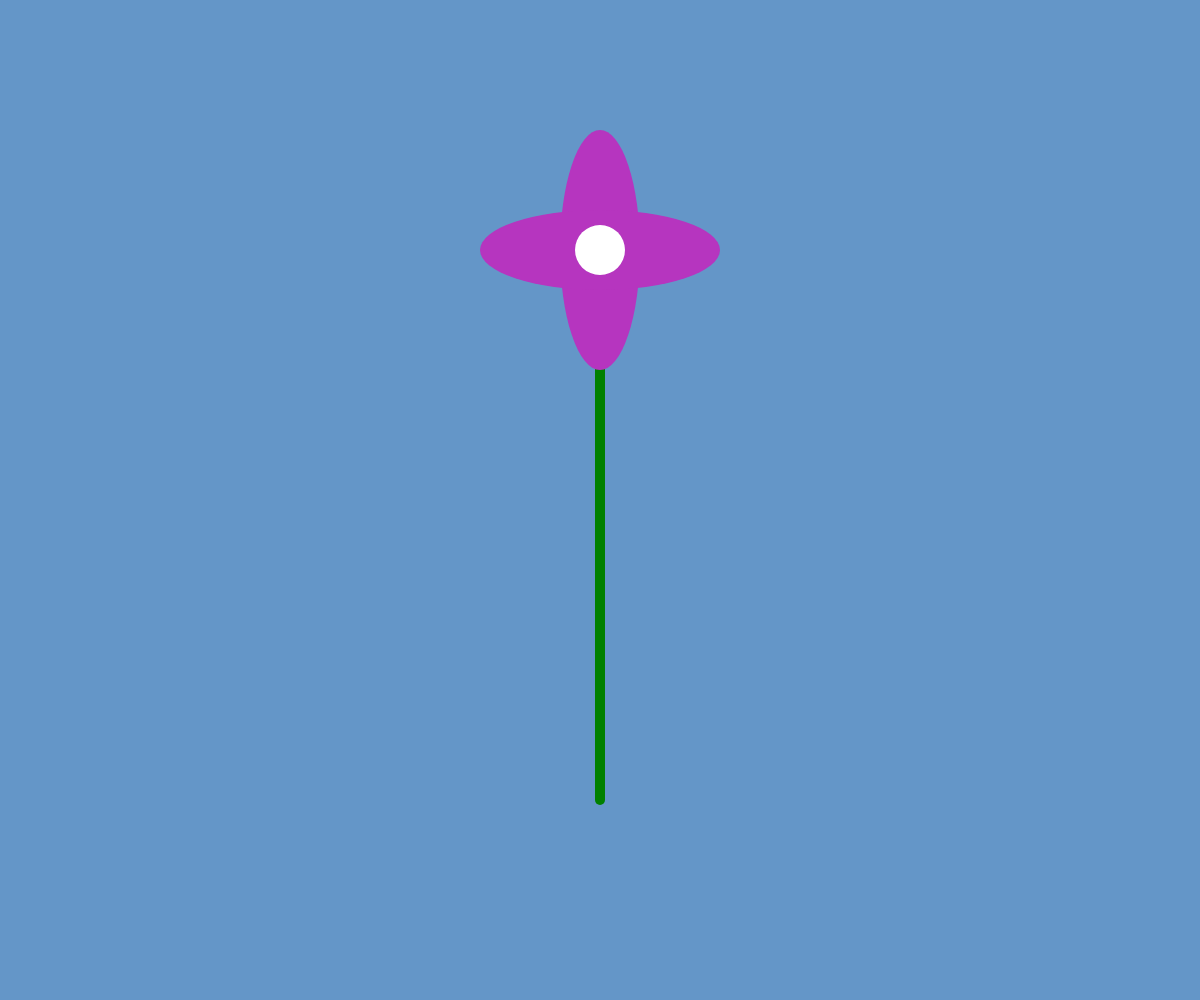
Frame 1 (no input)
Frame 60 (no input): identical to frame 1, image omitted
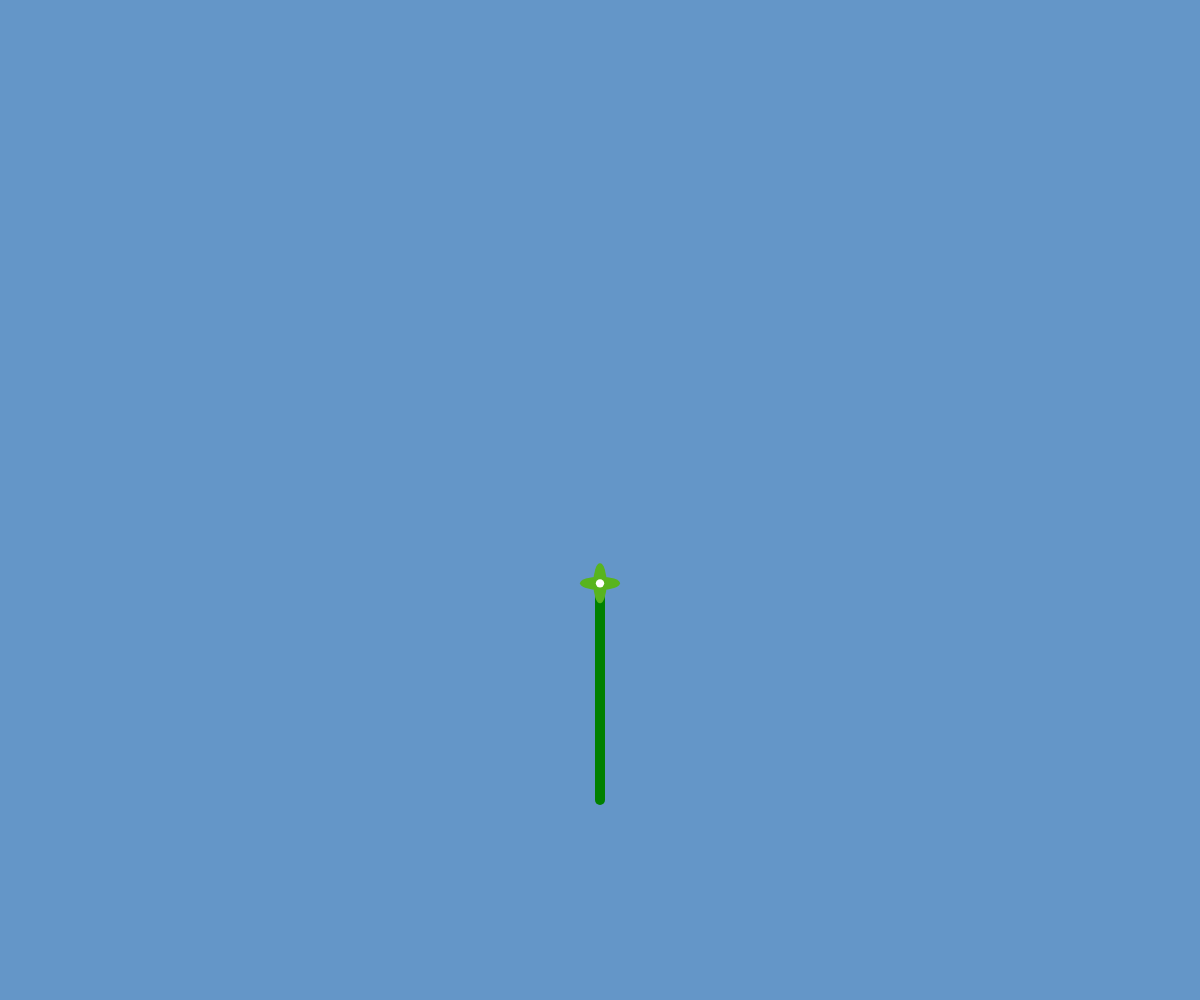
Frame 120 (the mouse pressed at the canvas centre since frame 60)

The p5.js sketch that drew these frames (run headless with seeded random() and noise() and a simulated clock; from frame 60 on, the mouse is pressed at the canvas centre):

// p5.js sketch
// ── sketch.js
let r;
let g;
let b;

function setup() {
	createCanvas(windowWidth, windowHeight);
	r = random(255);
	g = random(255);
	b = random(255);
}

function draw() {
	background(100, 150, 200);
	stroke("green");
	strokeWeight(10);
	let magicX = width / 2;
	let magicY = height / 4 + mouseY / 1.5;
	let magicSize = 200 - mouseY / 3;
	let fallback = 30;
	line(magicX, magicY, width / 2, height * (4 / 5));
	noStroke();
	fill(r, g, b);
	if (magicSize > fallback) {
		ellipse(magicX, magicY, magicSize * (2 / 5), magicSize * (6 / 5));
		ellipse(magicX, magicY, magicSize * (6 / 5), magicSize * (2 / 5));
		fill("white");
		circle(magicX, magicY, magicSize / 4);
	} else {
		ellipse(magicX, magicY, fallback * (2 / 5), fallback * (6 / 5));
		ellipse(magicX, magicY, fallback * (6 / 5), fallback * (2 / 5));
		fill("white");
		circle(magicX, magicY, fallback / 4);
	}
	fill(r, g, b);
}

function mousePressed() {
	r = random(255);
	g = random(100, 200);
	b = random(100);
}
